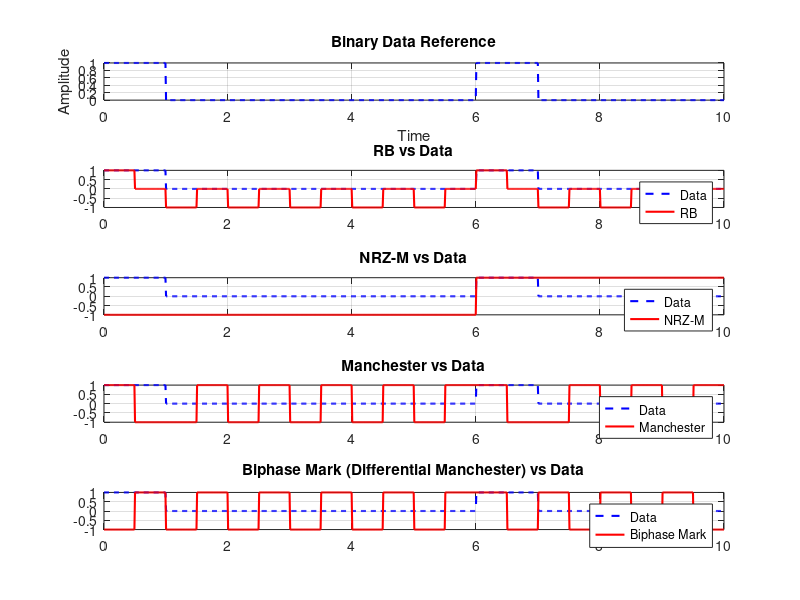
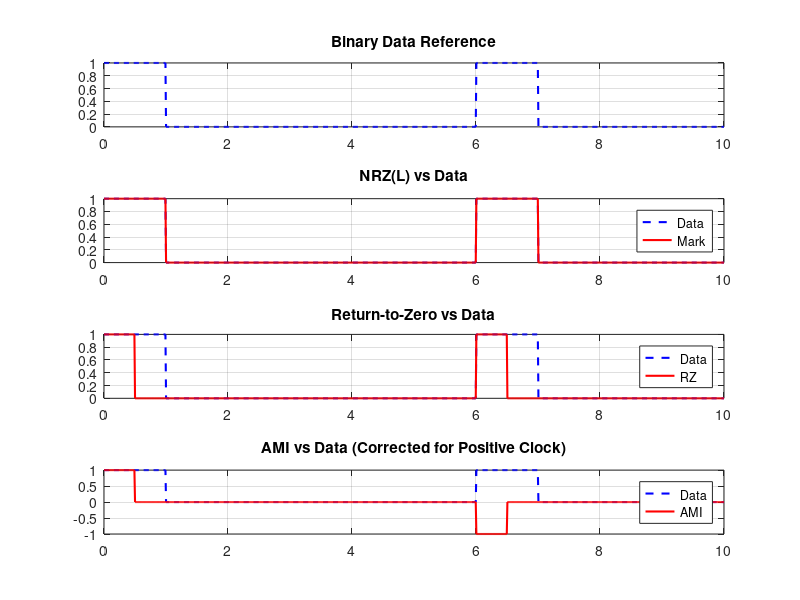

These charts were generated, in order, by the following MATLAB code:
clc;
clear;
close all;

%% Parameters
data = randi([0 1], 1, 10);  % Random binary sequence of length 10
S = 100;                     % Samples per bit (assumed even)
T = 1;                       % Bit duration (arbitrary units)
total_samples = length(data) * S;
total_time = linspace(0, length(data)*T, total_samples);

data_wave = repelem(data, S); % Convert data to waveform format

% Preallocate waveforms
RB = [];
NRZL = [];
NRZM = [];
Manchester = [];
Biphase_Mark = [];  % Biphase Mark (Differential Manchester)
Mark = [];
RZ = [];
AMI = [];

% Variables for encoding
level_nrzm = 1;  % NRZ-M initial level
last_ami = 1;    % AMI alternating level
last_biphase = 1; % Biphase Mark previous state

for k = 1:length(data)
    bit = data(k);
    
    %% RB (Return-to-Bias)
    if bit == 1
        rz_bit = [ones(1, S/2) zeros(1, S/2)];
    else
        rz_bit = [-ones(1, S/2) zeros(1, S/2)];
    end
    RB = [RB, rz_bit];
    
    %% NRZ-L (Non-Return to Zero - Level)
    nrzl_bit = data;
    NRZL = [NRZL, nrzl_bit];
    
    %% NRZ-M (Non-Return to Zero - Mark)
    if bit == 1
        level_nrzm = -level_nrzm;
    end
    NRZM = [NRZM, level_nrzm * ones(1, S)];
    
    %% Manchester (IEEE Standard)
    if bit == 1
        manch_bit = [ones(1, S/2) -ones(1, S/2)];
    else
        manch_bit = [-ones(1, S/2) ones(1, S/2)];
    end
    Manchester = [Manchester, manch_bit];
    
   %% Biphase Mark (Differential Manchester) - Corrected
    if bit == 1
        % Extra transition at the start + mandatory transition in the middle
        biphase_bit = [-last_biphase * ones(1, S/2), last_biphase * ones(1, S/2)];
        last_biphase = -last_biphase;  % Toggle for next bit
    else
        % Only mandatory transition in the middle
        biphase_bit = [last_biphase * ones(1, S/2), -last_biphase * ones(1, S/2)];
    end
    Biphase_Mark = [Biphase_Mark, biphase_bit];

    %% NRZ-Mark
    Mark = [Mark, bit * ones(1, S)];
    
    %% Return-to-Zero (RZ)
    if bit == 1
        rb_bit = [ones(1, S/2) zeros(1, S/2)];
    else
        rb_bit = zeros(1, S);
    end
    RZ = [RZ, rb_bit];
    
    %% AMI (Corrected: Pulses Only in First Half of the Clock Cycle)
    if bit == 1
        ami_bit = [last_ami * ones(1, S/2), zeros(1, S/2)]; % Active only in first half
        last_ami = -last_ami;  % Toggle polarity
    else
        ami_bit = zeros(1, S); % Zero level for '0'
    end
    AMI = [AMI, ami_bit];
end

%% Plot Figure 1: Compare RB, NRZ-M, Manchester, and Biphase Mark with Data
figure;
subplot(5,1,1);
plot(total_time, data_wave, 'b--', 'LineWidth', 1.5);
title('Binary Data Reference');
xlabel('Time'); ylabel('Amplitude');
grid on;

subplot(5,1,2);
plot(total_time, data_wave, 'b--', 'LineWidth', 1.5); hold on;
plot(total_time, RB, 'r', 'LineWidth', 1.5);
title('RB vs Data');
legend('Data', 'RB');
grid on;

subplot(5,1,3);
plot(total_time, data_wave, 'b--', 'LineWidth', 1.5); hold on;
plot(total_time, NRZM, 'r', 'LineWidth', 1.5);
title('NRZ-M vs Data');
legend('Data', 'NRZ-M');
grid on;

subplot(5,1,4);
plot(total_time, data_wave, 'b--', 'LineWidth', 1.5); hold on;
plot(total_time, Manchester, 'r', 'LineWidth', 1.5);
title('Manchester vs Data');
legend('Data', 'Manchester');
grid on;

subplot(5,1,5);
plot(total_time, data_wave, 'b--', 'LineWidth', 1.5); hold on;
plot(total_time, Biphase_Mark, 'r', 'LineWidth', 1.5);
title('Biphase Mark (Differential Manchester) vs Data');
legend('Data', 'Biphase Mark');
grid on;

%% Plot Figure 2: Compare Mark, RZ, and AMI with Data
figure;
subplot(4,1,1);
plot(total_time, data_wave, 'b--', 'LineWidth', 1.5);
title('Binary Data Reference');
grid on;

subplot(4,1,2);
plot(total_time, data_wave, 'b--', 'LineWidth', 1.5); hold on;
plot(total_time, Mark, 'r', 'LineWidth', 1.5);
title('NRZ(L) vs Data');
legend('Data', 'Mark');
grid on;

subplot(4,1,3);
plot(total_time, data_wave, 'b--', 'LineWidth', 1.5); hold on;
plot(total_time, RZ, 'r', 'LineWidth', 1.5);
title('Return-to-Zero vs Data');
legend('Data', 'RZ');
grid on;

subplot(4,1,4);
plot(total_time, data_wave, 'b--', 'LineWidth', 1.5); hold on;
plot(total_time, AMI, 'r', 'LineWidth', 1.5);
title('AMI vs Data (Corrected for Positive Clock)');
legend('Data', 'AMI');
grid on;
